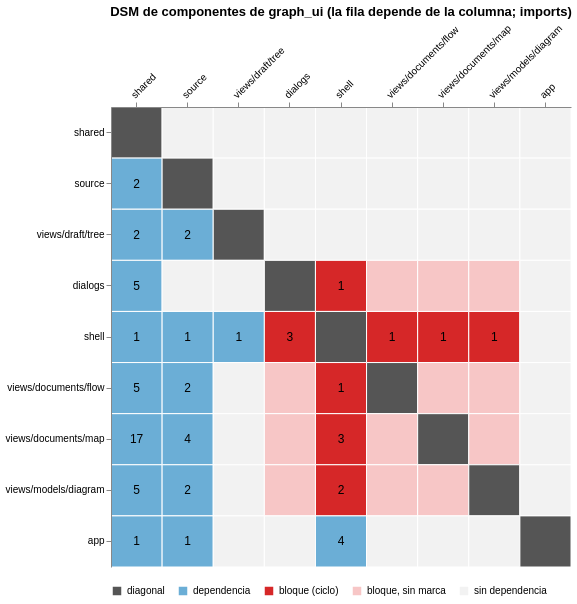

Write the Vega-Lite specification saved for this chart.
### Vega-Lite specification from a JSON file in a GitHub repository (floating-point values rounded to 4 significant figures)
{"$schema": "https://vega.github.io/schema/vega-lite/v6.json", "title": "DSM de componentes de graph_ui (la fila depende de la columna; imports)", "width": 460, "height": 460, "config": {"font": "Liberation Sans", "view": {"stroke": null}}, "data": {"values": [{"fila": "shared", "columna": "shared", "imports": "", "clase": "diagonal"}, {"fila": "shared", "columna": "source", "imports": "", "clase": "sin dependencia"}, {"fila": "shared", "columna": "views/draft/tree", "imports": "", "clase": "sin dependencia"}, {"fila": "shared", "columna": "dialogs", "imports": "", "clase": "sin dependencia"}, {"fila": "shared", "columna": "shell", "imports": "", "clase": "sin dependencia"}, {"fila": "shared", "columna": "views/documents/flow", "imports": "", "clase": "sin dependencia"}, {"fila": "shared", "columna": "views/documents/map", "imports": "", "clase": "sin dependencia"}, {"fila": "shared", "columna": "views/models/diagram", "imports": "", "clase": "sin dependencia"}, {"fila": "shared", "columna": "app", "imports": "", "clase": "sin dependencia"}, {"fila": "source", "columna": "shared", "imports": 2, "clase": "dependencia"}, {"fila": "source", "columna": "source", "imports": "", "clase": "diagonal"}, {"fila": "source", "columna": "views/draft/tree", "imports": "", "clase": "sin dependencia"}, {"fila": "source", "columna": "dialogs", "imports": "", "clase": "sin dependencia"}, {"fila": "source", "columna": "shell", "imports": "", "clase": "sin dependencia"}, {"fila": "source", "columna": "views/documents/flow", "imports": "", "clase": "sin dependencia"}, {"fila": "source", "columna": "views/documents/map", "imports": "", "clase": "sin dependencia"}, {"fila": "source", "columna": "views/models/diagram", "imports": "", "clase": "sin dependencia"}, {"fila": "source", "columna": "app", "imports": "", "clase": "sin dependencia"}, {"fila": "views/draft/tree", "columna": "shared", "imports": 2, "clase": "dependencia"}, {"fila": "views/draft/tree", "columna": "source", "imports": 2, "clase": "dependencia"}, {"fila": "views/draft/tree", "columna": "views/draft/tree", "imports": "", "clase": "diagonal"}, {"fila": "views/draft/tree", "columna": "dialogs", "imports": "", "clase": "sin dependencia"}, {"fila": "views/draft/tree", "columna": "shell", "imports": "", "clase": "sin dependencia"}, {"fila": "views/draft/tree", "columna": "views/documents/flow", "imports": "", "clase": "sin dependencia"}, {"fila": "views/draft/tree", "columna": "views/documents/map", "imports": "", "clase": "sin dependencia"}, {"fila": "views/draft/tree", "columna": "views/models/diagram", "imports": "", "clase": "sin dependencia"}, {"fila": "views/draft/tree", "columna": "app", "imports": "", "clase": "sin dependencia"}, {"fila": "dialogs", "columna": "shared", "imports": 5, "clase": "dependencia"}, {"fila": "dialogs", "columna": "source", "imports": "", "clase": "sin dependencia"}, {"fila": "dialogs", "columna": "views/draft/tree", "imports": "", "clase": "sin dependencia"}, {"fila": "dialogs", "columna": "dialogs", "imports": "", "clase": "diagonal"}, {"fila": "dialogs", "columna": "shell", "imports": 1, "clase": "bloque (ciclo)"}, {"fila": "dialogs", "columna": "views/documents/flow", "imports": "", "clase": "bloque, sin marca"}, {"fila": "dialogs", "columna": "views/documents/map", "imports": "", "clase": "bloque, sin marca"}, {"fila": "dialogs", "columna": "views/models/diagram", "imports": "", "clase": "bloque, sin marca"}, {"fila": "dialogs", "columna": "app", "imports": "", "clase": "sin dependencia"}, {"fila": "shell", "columna": "shared", "imports": 1, "clase": "dependencia"}, {"fila": "shell", "columna": "source", "imports": 1, "clase": "dependencia"}, {"fila": "shell", "columna": "views/draft/tree", "imports": 1, "clase": "dependencia"}, {"fila": "shell", "columna": "dialogs", "imports": 3, "clase": "bloque (ciclo)"}, {"fila": "shell", "columna": "shell", "imports": "", "clase": "diagonal"}, {"fila": "shell", "columna": "views/documents/flow", "imports": 1, "clase": "bloque (ciclo)"}, {"fila": "shell", "columna": "views/documents/map", "imports": 1, "clase": "bloque (ciclo)"}, {"fila": "shell", "columna": "views/models/diagram", "imports": 1, "clase": "bloque (ciclo)"}, {"fila": "shell", "columna": "app", "imports": "", "clase": "sin dependencia"}, {"fila": "views/documents/flow", "columna": "shared", "imports": 5, "clase": "dependencia"}, {"fila": "views/documents/flow", "columna": "source", "imports": 2, "clase": "dependencia"}, {"fila": "views/documents/flow", "columna": "views/draft/tree", "imports": "", "clase": "sin dependencia"}, {"fila": "views/documents/flow", "columna": "dialogs", "imports": "", "clase": "bloque, sin marca"}, {"fila": "views/documents/flow", "columna": "shell", "imports": 1, "clase": "bloque (ciclo)"}, {"fila": "views/documents/flow", "columna": "views/documents/flow", "imports": "", "clase": "diagonal"}, {"fila": "views/documents/flow", "columna": "views/documents/map", "imports": "", "clase": "bloque, sin marca"}, {"fila": "views/documents/flow", "columna": "views/models/diagram", "imports": "", "clase": "bloque, sin marca"}, {"fila": "views/documents/flow", "columna": "app", "imports": "", "clase": "sin dependencia"}, {"fila": "views/documents/map", "columna": "shared", "imports": 17, "clase": "dependencia"}, {"fila": "views/documents/map", "columna": "source", "imports": 4, "clase": "dependencia"}, {"fila": "views/documents/map", "columna": "views/draft/tree", "imports": "", "clase": "sin dependencia"}, {"fila": "views/documents/map", "columna": "dialogs", "imports": "", "clase": "bloque, sin marca"}, {"fila": "views/documents/map", "columna": "shell", "imports": 3, "clase": "bloque (ciclo)"}, {"fila": "views/documents/map", "columna": "views/documents/flow", "imports": "", "clase": "bloque, sin marca"}, {"fila": "views/documents/map", "columna": "views/documents/map", "imports": "", "clase": "diagonal"}, {"fila": "views/documents/map", "columna": "views/models/diagram", "imports": "", "clase": "bloque, sin marca"}, {"fila": "views/documents/map", "columna": "app", "imports": "", "clase": "sin dependencia"}, {"fila": "views/models/diagram", "columna": "shared", "imports": 5, "clase": "dependencia"}, {"fila": "views/models/diagram", "columna": "source", "imports": 2, "clase": "dependencia"}, {"fila": "views/models/diagram", "columna": "views/draft/tree", "imports": "", "clase": "sin dependencia"}, {"fila": "views/models/diagram", "columna": "dialogs", "imports": "", "clase": "bloque, sin marca"}, {"fila": "views/models/diagram", "columna": "shell", "imports": 2, "clase": "bloque (ciclo)"}, {"fila": "views/models/diagram", "columna": "views/documents/flow", "imports": "", "clase": "bloque, sin marca"}, {"fila": "views/models/diagram", "columna": "views/documents/map", "imports": "", "clase": "bloque, sin marca"}, {"fila": "views/models/diagram", "columna": "views/models/diagram", "imports": "", "clase": "diagonal"}, {"fila": "views/models/diagram", "columna": "app", "imports": "", "clase": "sin dependencia"}, {"fila": "app", "columna": "shared", "imports": 1, "clase": "dependencia"}, {"fila": "app", "columna": "source", "imports": 1, "clase": "dependencia"}, {"fila": "app", "columna": "views/draft/tree", "imports": "", "clase": "sin dependencia"}, {"fila": "app", "columna": "dialogs", "imports": "", "clase": "sin dependencia"}, {"fila": "app", "columna": "shell", "imports": 4, "clase": "dependencia"}, {"fila": "app", "columna": "views/documents/flow", "imports": "", "clase": "sin dependencia"}, {"fila": "app", "columna": "views/documents/map", "imports": "", "clase": "sin dependencia"}, {"fila": "app", "columna": "views/models/diagram", "imports": "", "clase": "sin dependencia"}, {"fila": "app", "columna": "app", "imports": "", "clase": "diagonal"}]}, "encoding": {"x": {"field": "columna", "type": "nominal", "sort": ["shared", "source", "views/draft/tree", "dialogs", "shell", "views/documents/flow", "views/documents/map", "views/models/diagram", "app"], "axis": {"labelAngle": -45, "title": null, "orient": "top"}}, "y": {"field": "fila", "type": "nominal", "sort": ["shared", "source", "views/draft/tree", "dialogs", "shell", "views/documents/flow", "views/documents/map", "views/models/diagram", "app"], "axis": {"title": null}}}, "layer": [{"mark": {"type": "rect", "stroke": "#ffffff", "strokeWidth": 1}, "encoding": {"color": {"field": "clase", "type": "nominal", "scale": {"domain": ["diagonal", "dependencia", "bloque (ciclo)", "bloque, sin marca", "sin dependencia"], "range": ["#555555", "#6baed6", "#d62728", "#f7c6c6", "#f2f2f2"]}, "legend": {"title": null, "orient": "bottom"}}}}, {"mark": {"type": "text", "fontSize": 12}, "encoding": {"text": {"field": "imports"}}}]}
